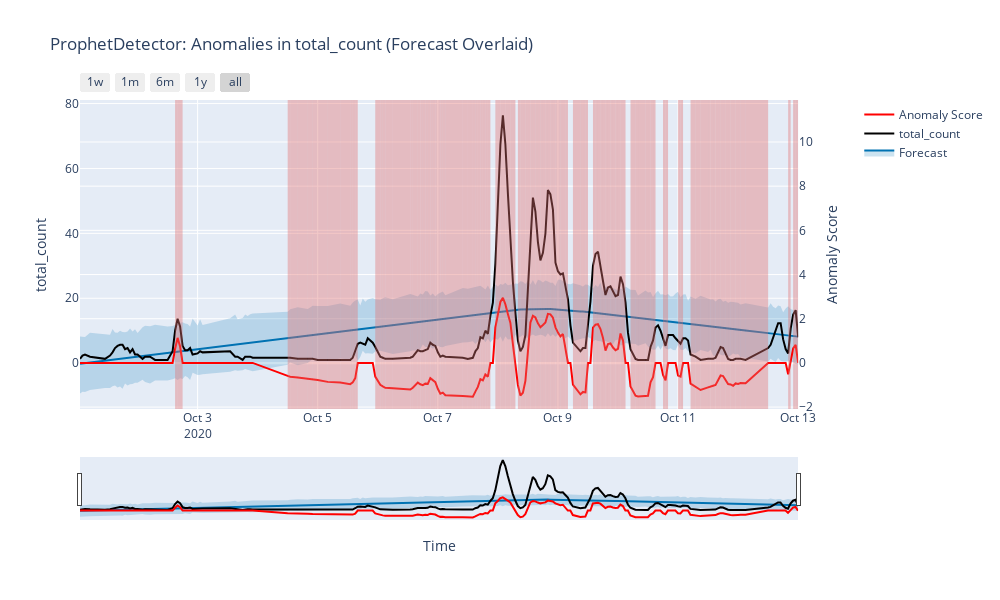
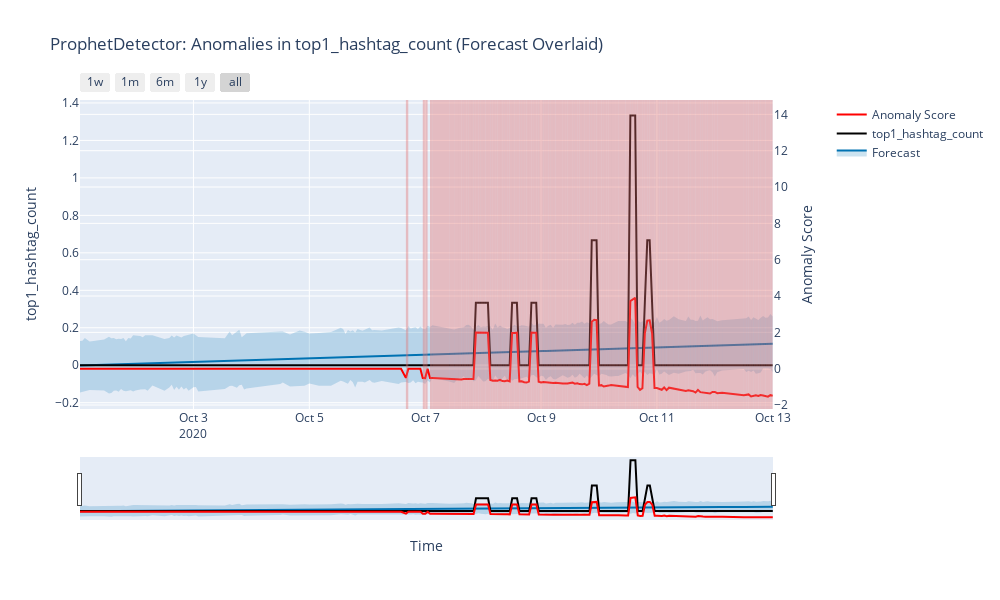
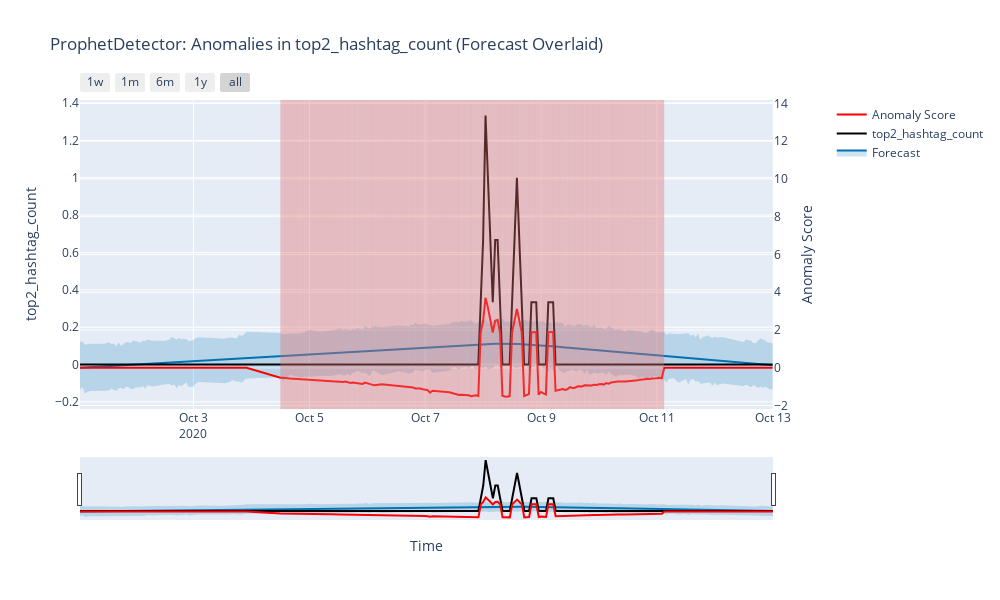
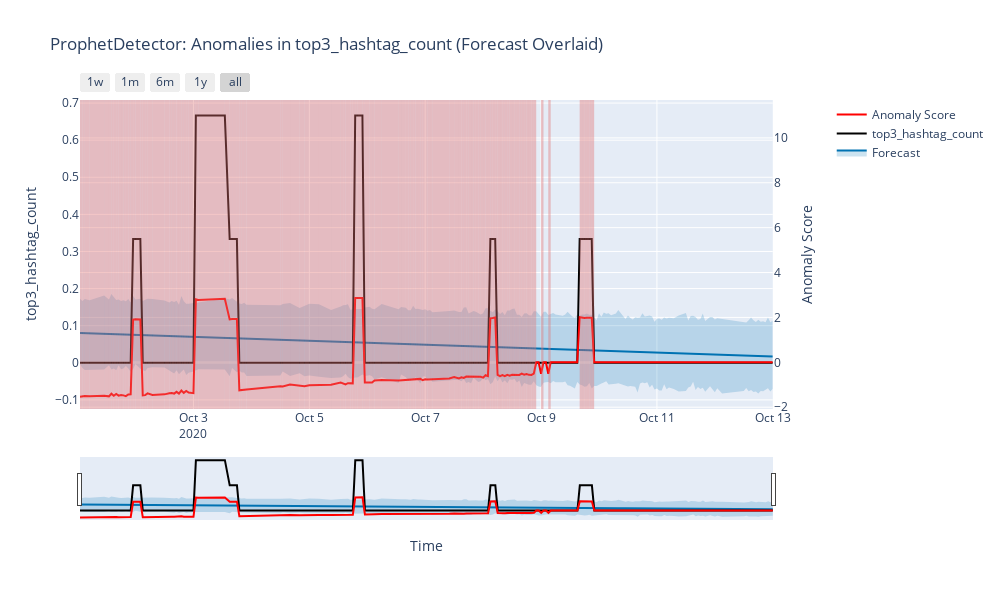

Write notebook code for charts like these, in order.
### Code cell
for feat in ["total_count", "top1_hashtag_count", "top2_hashtag_count", "top3_hashtag_count"]:
    detect_anomalies(
        df_timeseries, 
        feat,
        model=ProphetDetector(prophet_config)
    )
